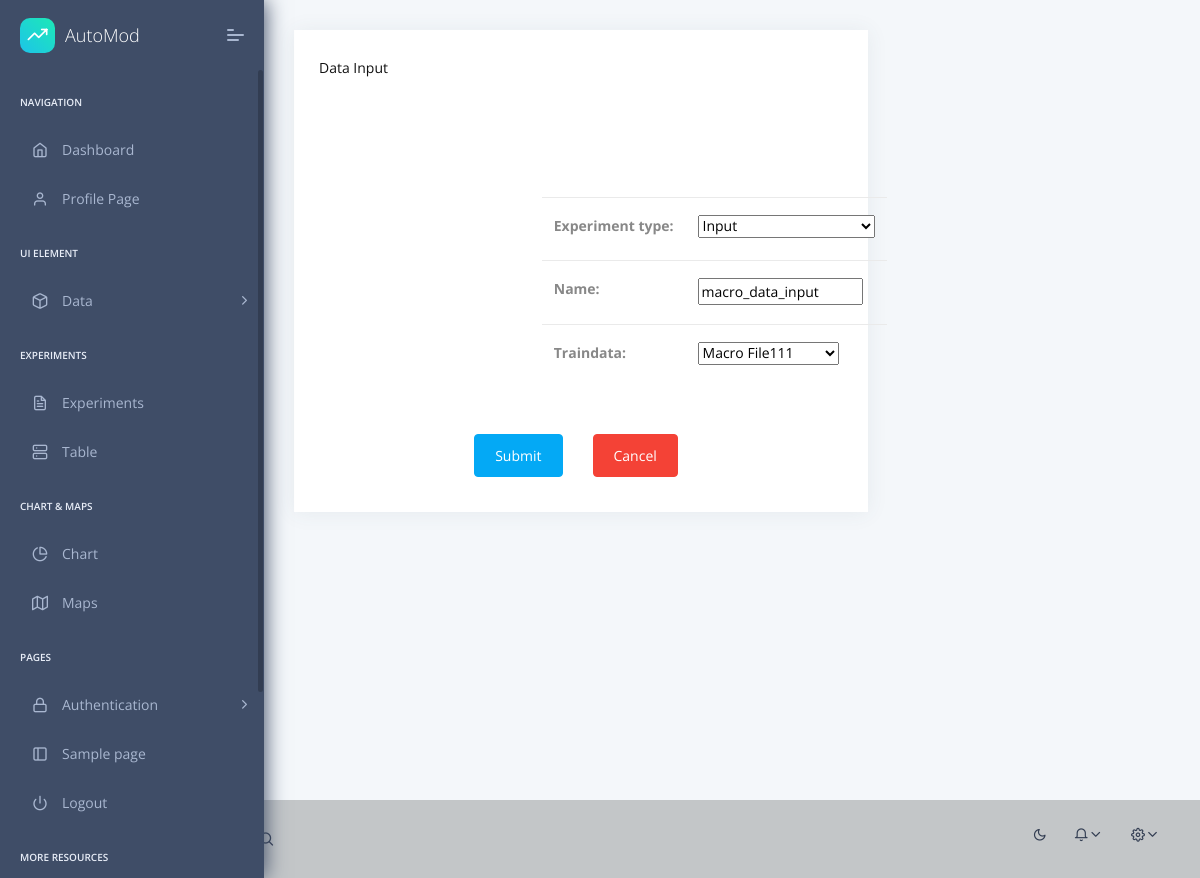
The app's page /logistic_build/experiment/3/update/ with its own data.
### logistic_build/models.py (models this page shows, shortened)
class Experiment(models.Model):
    EXPERIMENT_TYPE = [
        ('Input', 'Input'),
        ("Column_format_change",'Column_format_change'),
        ('Feature_engineering','Feature_engineering'),
        ('Stationarity_test', 'Stationarity_test'),
    ]
    experiment_id= models.AutoField(primary_key=True)
    experiment_type=models.CharField(max_length=100,choices=EXPERIMENT_TYPE,null=True, blank=True)
    name = models.CharField(max_length=100,null=True, blank=True)
    start_date= models.DateTimeField(auto_now_add=True, null=True, blank=True)
    traindata = models.ForeignKey(Traindata, on_delete=models.SET_NULL, null=True)

### logistic_build/views.py (the view)
# urls.py: path('experiment/<int:pk>/update/', views.ExperimentUpdateView.as_view(), name='experiment_update'),
class ExperimentUpdateView(ExperimentBaseView, UpdateView):
    """View to update a film"""

### logistic_build/context_processors.py (called while the page is built)
def cfg_assets_root(request):
    return { 'ASSETS_ROOT' : settings.ASSETS_ROOT }

### logistic_build/models.py (called while the page is built)
    def __str__(self):
       return self.train_data_name

### logistic_build/templates/logistic_build/experiment_form.html (shortened to what this page needs)
{% extends 'logistic_build/index.html' %}
{% block  list_view_content%}
<div class="container d-flex justify-content-center mt-5" style="width: 25%;">
    <div class="col mt-5">
        <form action="" method="post">
            <table class="table">
                {{form.as_table}}
            </table>
            <div class="container d-flex justify-content-center" style="width: 10%;">
                <input type="submit" class="btn btn-primary btn-lg" value="Submit" style="margin-right: 30px; margin-top: 30px;">
                <input type="submit" class="btn btn-danger btn-lg" style="margin-top: 30px;" onclick="window.location='{% url "all" %}'; return false;" value="Cancel">
            </div>
        </form>
    </div>
</div>
{% endblock %}

### records on screen
Experiment: experiment_type "Input", name "macro_data_input", traindata "Macro File111"
